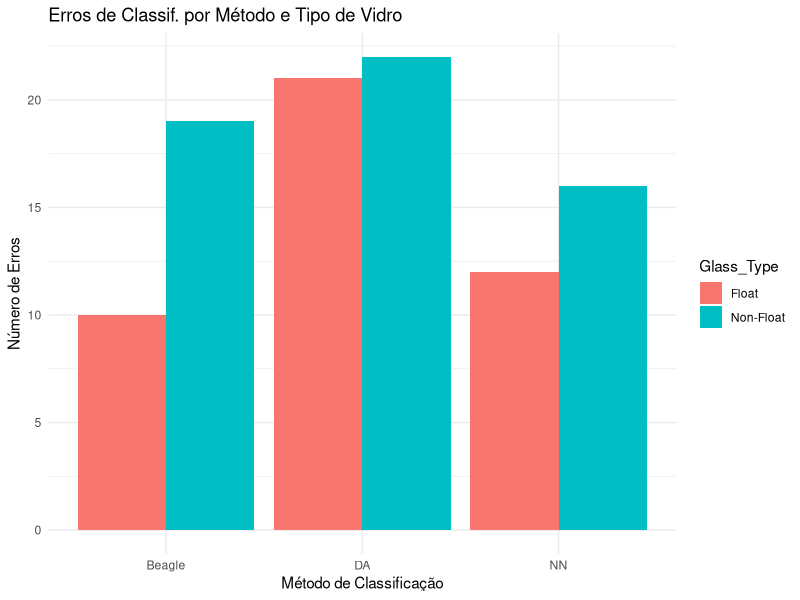
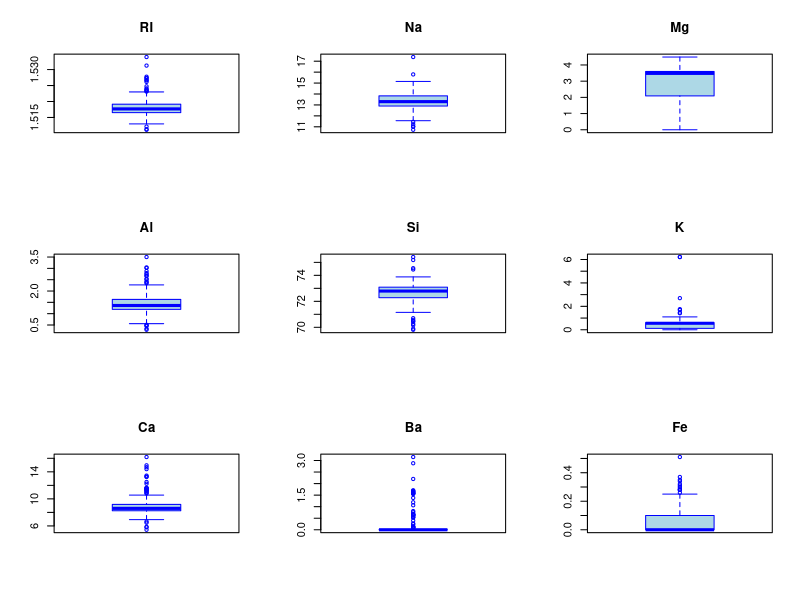
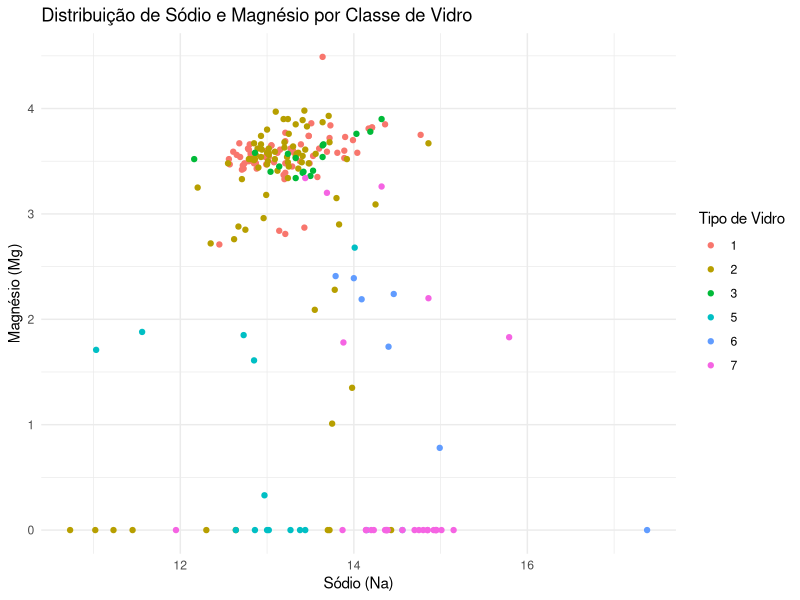
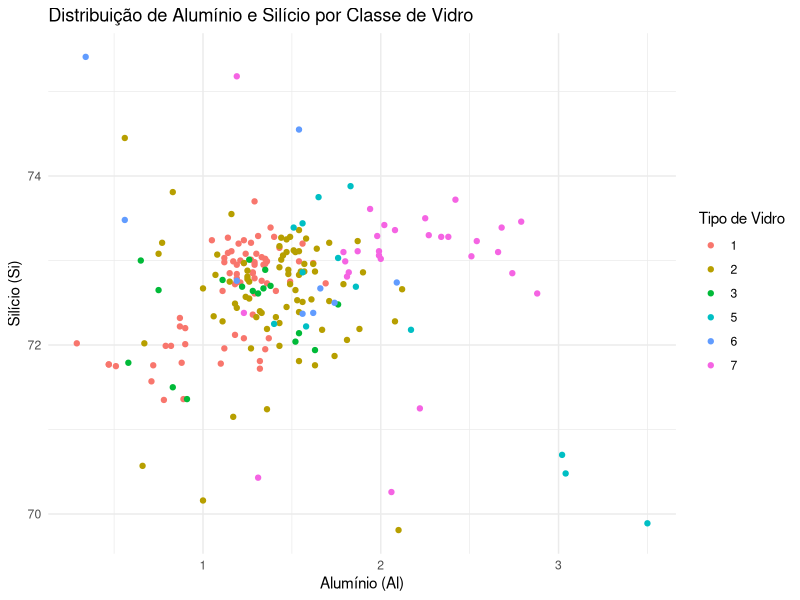
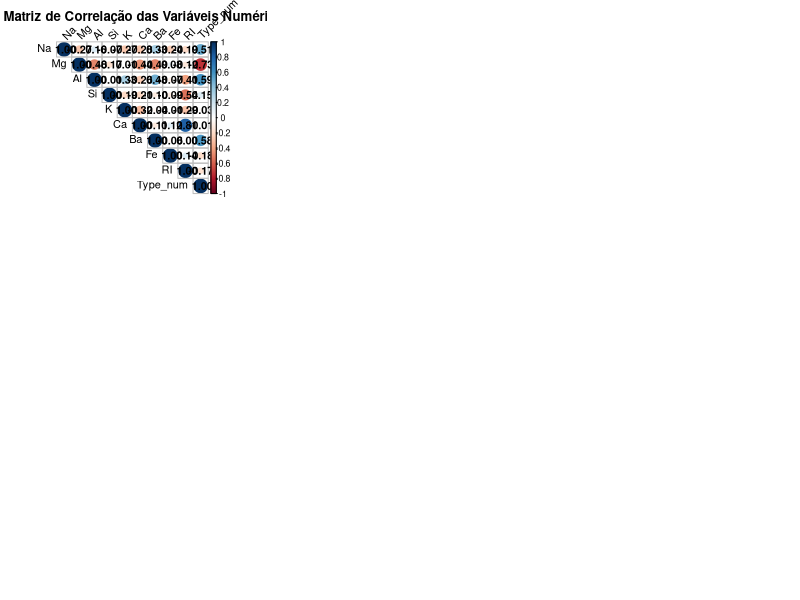

Generate these figures, in order, with R:
## ---- chunk 1
### Carregar pacotes necessários
library(mlbench)

### Carregar a base de dados Glass do pacote mlbench
data("Glass", package = "mlbench")
## ---- chunk 2
### Dados dos erros de classificação
erros_classificacao <- data.frame(
  Method = c("Beagle", "Beagle", "NN", "NN", "DA", "DA"),
  Glass_Type = c("Float", "Non-Float", "Float", "Non-Float", "Float", "Non-Float"),
  Errors = c(10, 19, 12, 16, 21, 22)
)

### Gráfico de barras dos erros de classificação
library(ggplot2)
ggplot(erros_classificacao, aes(x = Method, y = Errors, fill = Glass_Type)) +
  geom_bar(stat = "identity", position = "dodge") +
  labs(title = "Erros de Classif. por Método e Tipo de Vidro",
       x = "Método de Classificação", y = "Número de Erros") +
  theme_minimal()
## ---- chunk 3
dim(Glass)
## ---- chunk 4
str(Glass)
## ---- chunk 5
table(Glass$Type)
## ---- chunk 6
summary(Glass)
## ---- chunk 7
sum(is.na(Glass))
## ---- chunk 8
round(prop.table(table(Glass$Type)) * 100, 2)
## ---- chunk 9
media <- round(sapply(Glass[, sapply(Glass, is.numeric)], mean, na.rm = TRUE), 2)
desvio_padrao <- round(sapply(Glass[, sapply(Glass, is.numeric)], sd, na.rm = TRUE), 2)
estatisticas <- data.frame(
  Média = media,
  Desvio_Padrão = desvio_padrao
)
print(estatisticas)
## ---- chunk 10
numeric_vars <- Glass[, sapply(Glass, is.numeric)]
par(mfrow = c(3, 3))  
for (i in 1:ncol(numeric_vars)) {
  boxplot(numeric_vars[, i], main = colnames(numeric_vars)[i], col = "lightblue", border = "blue")
}
## ---- chunk 11
library(dplyr)

stats_by_class <- Glass %>%
  group_by(Type) %>%
  summarise(across(where(is.numeric), list(
    Min = min,
    Max = max,
    Média = mean,
    `Desvio Padrão` = sd
  ), .names = "{.col}_{.fn}"))

stats_by_class
## ---- chunk 12
library(ggplot2)
ggplot(Glass, aes(x = Na, y = Mg, color = as.factor(Type))) +
  geom_point() +
  labs(title = "Distribuição de Sódio e Magnésio por Classe de Vidro",
       x = "Sódio (Na)",
       y = "Magnésio (Mg)",
       color = "Tipo de Vidro") +
  theme_minimal()

ggplot(Glass, aes(x = Al, y = Si, color = as.factor(Type))) +
  geom_point() +
  labs(title = "Distribuição de Alumínio e Silício por Classe de Vidro",
       x = "Alumínio (Al)",
       y = "Silício (Si)",
       color = "Tipo de Vidro") +
  theme_minimal()
## ---- chunk 13
library(corrplot)

Glass$Type_num<- as.numeric(as.factor(Glass$Type))

numeric_vars <- c("Na", "Mg", "Al", "Si", "K", "Ca", "Ba", "Fe", "RI", "Type_num")

cor_matrix <- cor(Glass[, numeric_vars], use = "complete.obs")


corrplot(cor_matrix, method = "circle", type = "upper", tl.col = "black", tl.srt = 45, addCoef.col = "black")

title("Matriz de Correlação das Variáveis Numéricas", line = 2.5)

## ---- chunk 14
library(dplyr)
library(kableExtra)

artigos <- data.frame(
  Titulo = c(
    "Exploring the Power and Practical Applications of K-Nearest Neighbours (KNN) in Machine Learning",
    "Glass recognition as a cutting-edge machine learning approach for identification and classification"
  ),
  
  Estatistica_Descritiva = c(
    "A base de dados UCI Glass Identification possui dez propriedades, uma das quais é o ID, que foi removido. Existem sete valores discretos na resposta do tipo de vidro. Os atributos incluem RI (índice de refração), Na (Sódio), Si (Silício), Mg (Magnésio), entre outros, que são medidos em peso percentual.",
    "A base de dados contém 214 observações coletadas no Home Office Forensic Science Laboratory, Birmingham. As variáveis incluem componentes químicos como Sódio (Na), Magnésio (Mg), Cálcio (Ca), Bário (Ba), entre outros, além do índice de refração (RI). A classe dos vidros é representada por sete tipos, como janelas de edifícios (float e non-float) e faróis."
  ),
  
  Pre_Processamento = c(
    "O pré-processamento dos dados foi conduzido para verificar se havia valores ausentes, e o conjunto de dados foi transformado em formato ARFF. A validação cruzada estratificada de 10 vezes foi usada para reduzir a variância e fornecer uma estimativa precisa do desempenho.",
    "O pré-processamento incluiu limpeza dos dados para corrigir erros, seleção de variáveis relevantes e visualização para identificar outliers e padrões. Técnicas de normalização e redução de dimensionalidade foram aplicadas antes do treinamento dos modelos de aprendizado de máquina."
  ),
  
  Objetivo = c(
    "O objetivo do estudo foi classificar amostras de vidro como 'float' ou não 'float', utilizando diferentes abordagens, como o algoritmo de K-vizinhos mais próximos (KNN), árvore de decisão C4.5 e K-Means. O estudo foi motivado por investigações criminais, onde a identificação correta do vidro é crucial.",
    "O objetivo do estudo foi desenvolver um modelo de identificação e classificação de vidros usando redes neurais profundas e algoritmos de árvore de decisão, visando categorizar corretamente os diferentes tipos de vidro em investigações criminais e processos de tomada de decisão."
  )
)

# Gerar a tabela estilizada
artigos %>%
  kbl(caption = "") %>%
  kable_styling(bootstrap_options = c("striped", "hover", "condensed", "responsive"),
                full_width = TRUE,
                font_size = 10) %>%
  column_spec(1, width = "10em") %>%
  column_spec(2, width = "15em") %>%
  column_spec(3, width = "15em") %>%
  column_spec(4, width = "25em")
